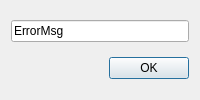
<?xml version="1.0" encoding="UTF-8"?>
<ui version="4.0">
 <class>ErrorDialog</class>
 <widget class="QDialog" name="ErrorDialog">
  <property name="windowTitle">
   <string>Error</string>
  </property>
  <property name="windowIcon">
   <iconset resource="res.qrc">
    <normaloff>:/imgs/danger</normaloff>:/imgs/danger</iconset>
  </property>
  <layout class="QVBoxLayout" name="verticalLayout">
   <item>
    <widget class="QLineEdit" name="errorMsg">
     <property name="text">
      <string>ErrorMsg</string>
     </property>
     <property name="readOnly">
      <bool>true</bool>
     </property>
    </widget>
   </item>
   <item>
    <widget class="QDialogButtonBox" name="buttonBox">
     <property name="orientation">
      <enum>Qt::Horizontal</enum>
     </property>
     <property name="standardButtons">
      <set>QDialogButtonBox::Ok</set>
     </property>
    </widget>
   </item>
  </layout>
 </widget>
 <resources>
  <include location="res.qrc"/>
 </resources>
 <connections>
  <connection>
   <sender>buttonBox</sender>
   <signal>accepted()</signal>
   <receiver>ErrorDialog</receiver>
   <slot>accept()</slot>
   <hints>
    <hint type="sourcelabel">
     <x>190</x>
     <y>180</y>
    </hint>
    <hint type="destinationlabel">
     <x>157</x>
     <y>199</y>
    </hint>
   </hints>
  </connection>
  <connection>
   <sender>ErrorDialog</sender>
   <signal>setText(QString)</signal>
   <receiver>errorMsg</receiver>
   <slot>setText(QString)</slot>
   <hints>
    <hint type="sourcelabel">
     <x>114</x>
     <y>163</y>
    </hint>
    <hint type="destinationlabel">
     <x>75</x>
     <y>154</y>
    </hint>
   </hints>
  </connection>
 </connections>
 <slots>
  <signal>setText(QString)</signal>
 </slots>
</ui>
